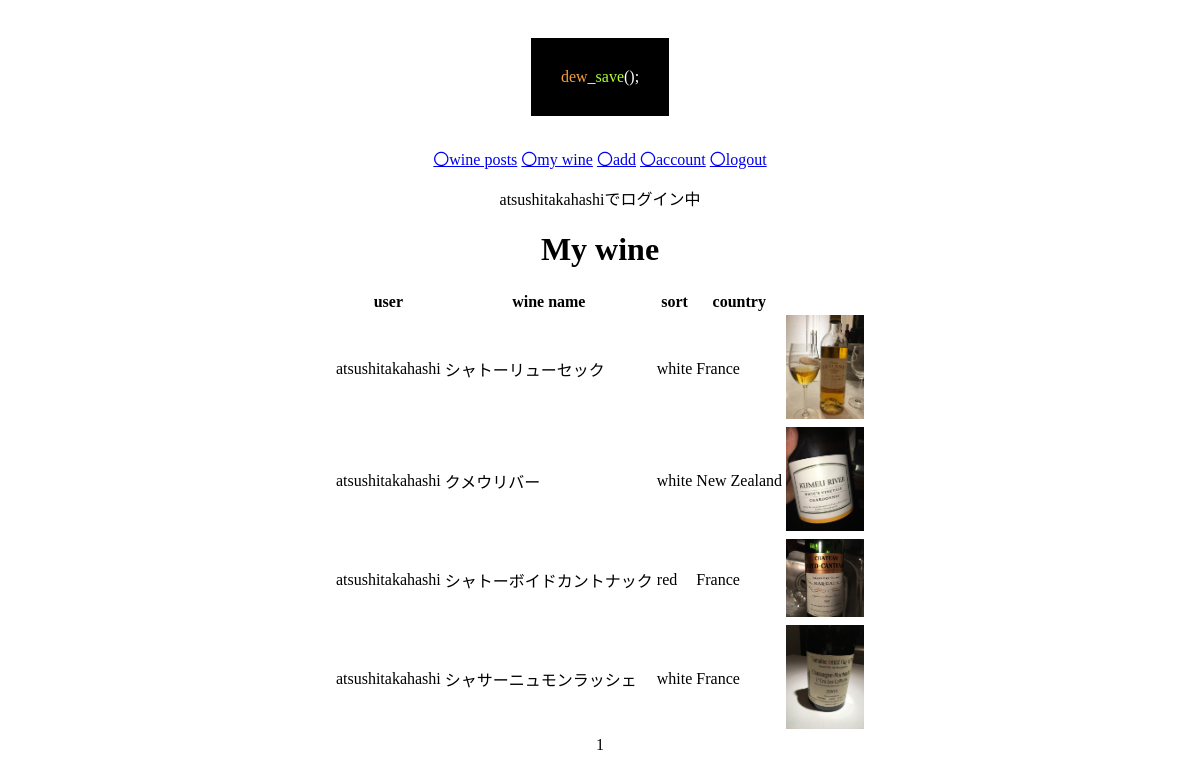
Screenshot of /my_wine/ (signed in) with the database file from the repository.
### wine/models.py (models this page shows, shortened)
class Wine(models.Model):
    sort_data = [
        ('red', 'red'),
        ('white', 'white'),
        ('sparkling', 'sparkling'),
    ]
    country_data = [
        ('France', 'France'),
        ('Italy','Italy'),
        ('Germany', 'Germany'),
        ('Spain', 'Spain'),
        ('Portugal', 'Portugal'),
        ('USA', 'USA'),
        ('Australia', 'Australia'),
        ('New Zealand', 'New Zealand'),
        ('Argentina', 'Argentina'),
        ('Chile', 'Chile'),
        ('South Africa', 'South Africa'),
        ('Japan', 'Japan'),
        ('etc.', 'etc.'),
    ]
    vintage_data = [
        ('1980', '1980'), ('1981', '1981'), ('1982', '1982'), ('1983', '1983'), ('1984', '1984'), ('1985', '1985'),
        ('1986', '1986'), ('1987', '1987'), ('1988', '1988'), ('1989', '1989'), ('1990', '1990'), ('1991', '1991'),
        ('1992', '1992'), ('1993', '1993'), ('1994', '1994'), ('1995', '1995'), ('1996', '1996'), ('1997', '1997'),
        ('1998', '1998'), ('1999', '1999'), ('2000', '2000'), ('2001', '2001'), ('2002', '2002'), ('2003', '2003'),
        ('2004', '2004'), ('2005', '2005'), ('2006', '2006'), ('2007', '2007'), ('2008', '2008'), ('2009', '2009'),
        ('2010', '2010'), ('2011', '2011'), ('2012', '2012'), ('2013', '2013'), ('2014', '2014'), ('2015', '2015'),
        ('2016', '2016'), ('2017', '2017'), ('2018', '2018'), ('2019', '2019'), ('2020', '2020'),
    ]
    grape_data = [
        ('Chardonnay', 'Chardonnay'),
        ('Sauvignon Blanc', 'Sauvignon Blanc'),
        ('Riesling', 'Riesling'),
        ('Gewürztraminer', 'Gewürztraminer'),
        ('Semillon', 'Semillon'),
        ('Viognier', 'Viognier'),
        ('Pino Blanc', 'Pino Blanc'),
        ('Muscadet', 'Muscadet'),
        ('Pino gris', 'Pino gris'),
        ('Cortese', 'Cortese'),
        ('Trebbiano', 'Trebbiano'),
        ('Garganega', 'Garganega'),
        ('Malvasia', 'Malvasia'),
        ('Chenin Blanc', 'Chenin Blanc'),
        ('Albariño', 'Albariño'),
        ('甲州', '甲州'),
        ('etc.', 'etc.'),
    ]
    eye_data = [
        ('green', 'green'),
        ('lemon yellow', 'lemon yellow'),
        ('yellow', 'yellow'),
        ('gold', 'gold'),
        ('amber', 'amber'),
    ]
    nose_data = [
        ('lemmon', 'レモン'), ('kime', 'ライム'), ('grapefruit', 'グレープフルーツ'), ('apple', 'リンゴ'), ('green apple', '青りんご'),
        ('pear', '洋ナシ'), ('peach', '桃'), ('apricot', 'アプリコット'), ('pineapple', 'パイナップル'), ('passion fruit', 'パッションフルーツ'),
        ('banana', 'バナナ'), ('mango', 'マンゴー'), ('lychee', 'ライチ'), ('muscat', 'マスカット'), ('water melon', 'メロン'),
        ('kinmokusei', 'キンモクセイ'), ('mint', 'ミント'), ('rose', 'バラ'), ('floral', 'お花のような'), ('herb', 'ハーブの'), ('perfume', '香水'),
        ('barrel incense', '樽香'), ('toast', 'トースト'), ('butter', 'バター'), ('vanila', 'バニラ'), ('sulfur', '硫黄'), ('honey', 'はちみつ'),
        ('cinnamon', 'シナモン'),('mineral', 'ミネラル'),
    ]
    mouth_data = [
        ('fresh', 'フレッシュ感のある'),
        ('dry', 'ドライな'),
        ('sour', '酸味が目立つ'),
        ('balance', 'バランスの良い'),
        ('sweat', '甘さのある'),
        ('fruity','フルーツ感のある'),
        ('elegant', 'エレガントな,綺麗な'),
        ('mineral','ミネラルのある'),
        ('rich', '芳醇な、豊かな'),
        ('thick', '厚みのある'),
        ('strong', '濃縮し力強い'),
        ('aging', '長期熟成型のような'),
    ]
    error_msg = [
        '50文字まででお願いします。',
        '10文字まででお願い致します。',
        '点数は5点までで採点お願い致します。',
        '点数は0点以上で採点お願い致します。',
        'ファイル形式はJPEG,PNG,GIFでお願い致します。'
    ]
    user = models.ForeignKey(get_user_model(), on_delete=models.CASCADE,default=1)
    date = models.DateTimeField(default=timezone.now)
    name = models.CharField(verbose_name='Name', max_length=100,validators=[MaxLengthValidator(50,error_msg[0])])
    sort = models.CharField(verbose_name='Sort',choices=sort_data,max_length=100)
    country = models.CharField(verbose_name='Country', choices=country_data,max_length=100)
    vintage = models.CharField(verbose_name='Vintage', choices=vintage_data,max_length=100,blank=True)
    grape = models.CharField(verbose_name='Grape', choices=grape_data,max_length=100,blank=True)
    eye = models.CharField(verbose_name='Eye', choices=eye_data,max_length=100,blank=True)
    nose = models.CharField(verbose_name='Nose', choices=nose_data,max_length=100,blank=True)
    mouth = models.CharField(verbose_name='Mouth', choices=mouth_data,max_length=100,blank=True)
    memo = models.CharField(verbose_name='Memo', max_length=200, blank=True)
    point = models.FloatField(verbose_name='Point',validators=[MaxValueValidator(5,error_msg[2]),MinValueValidator(0,error_msg[3])])
    pic = models.ImageField(upload_to='images/',blank=True,validators=[FileExtensionValidator(['JPG','PNG','GIF'],error_msg[4])])

### wine/views.py (the view)
# urls.py: path('my_wine/', My_wine.as_view(), name='my'),
class My_wine(LoginRequiredMixin,ListView):
    model = Wine
    template_name = 'wine/my_wine.html'
    paginate_by = 5
    def get_queryset(self):
        return Wine.objects.filter(user=self.request.user)

### wine/templates/wine/my_wine.html (shortened to what this page needs)
{% extends 'wine/layout.html' %}
{% block main%}
    <a href="{% url 'wine:all' %}">〇wine posts</a>
    <a href="{% url 'wine:my' %}">〇my wine</a>
    <a href="{% url 'wine:add' %}">〇add</a>
    <a href="/update_user/{{user.id}}/">〇account</a>
    <a href="{% url 'account:logout' %}">〇logout</a>
    {% if user.is_authenticated %}
        <p>{{ user.get_username }}でログイン中</p>
    {% else %}
        <p>ログインしていません</p>
    {% endif %}
    <h1>My wine</h1>
    <table>
        <tr>
            <th>user</th>
            <th>wine name</th>
            <th>sort</th>
            <th>country</th>
        </tr>
        {% for item in object_list %}
        <tr>
            <td>{{item.user}}</td>
            <td>{{item.name}}</td>
            <td>{{item.sort}}</td>
            <td>{{item.country}}</td>
        {% if item.pic %}
           <td><a href="/update_wine/{{item.id}}/" ><img src='{{item.pic.url}}' width="78px"></a></td>
        {% endif %}
        </tr>
        {% endfor %}
    </table>
    {% for num in page_obj.paginator.page_range %}
        {% if page_obj.number == num %}
            <span>{{ num }}</span>
        {% else %}
            <a href="?page={{ num }}">{{ num }}</a>
        {% endif %}
    {% endfor %}
{% endblock %}

### rows the page displays
Wine: user "atsushitakahashi", name "シャトーリューセック", sort "white", country "France", pic (picture)
Wine: user "atsushitakahashi", name "クメウリバー", sort "white", country "New Zealand", pic (picture)
Wine: user "atsushitakahashi", name "シャトーボイドカントナック", sort "red", country "France", pic (picture)
Wine: user "atsushitakahashi", name "シャサーニュモンラッシェ", sort "white", country "France", pic (picture)

### other values shown
{{ user.get_username }} "atsushitakahashi"
{{ num }} "1"
